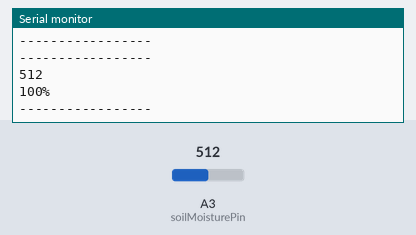
A sketch run on a simulated Arduino Uno, built with avr-gcc and run on an emulated ATmega328P. Parts: the last lines printed to the serial monitor. Inputs (shaded band) come from the test bench; at power-on: A3 (soilMoisturePin) = 512.

Above: at 1.8 s.
1.9 s: A3 (soilMoisturePin) set to 716
At 2.8 s:
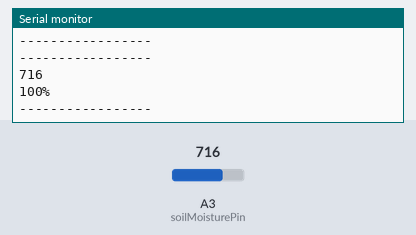
3.4 s: A3 (soilMoisturePin) set to 900
At 4.4 s:
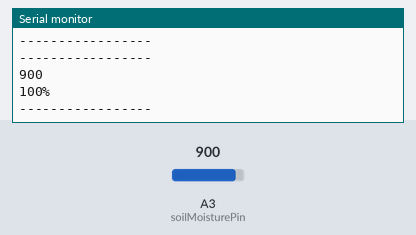
Timing chart, 0 to 6.4 s (numbered marks = the images above; inputs shaded):
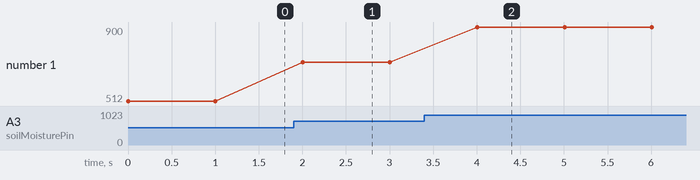

Measured:
- after the input at 1.9 s, the serial monitor: prints a new line after 0.10 s (image 1)
- after the input at 3.4 s, the serial monitor: prints a new line after 0.61 s (image 2)
- plotted number 1: 512 → 716 after the input at 1.9 s, 716 → 900 after the input at 3.4 s

The sketch:

soilMoistCalibrate.ino
```cpp
#define soilMoisturePin A3

const int AirValue = 2700;   //you need to replace this value with Value_1
const int WaterValue = 1320;  //you need to replace this value with Value_2

int soilMoistureValue = 0;
int soilmoisturepercent = 0;


void setup() {
  Serial.begin(115200); // open serial port, set the baud rate to 9600 bps
}

void loop() {
  soilMoistureValue = analogRead(soilMoisturePin);  //put Sensor insert into soil
  soilmoisturepercent = map(soilMoistureValue, AirValue, WaterValue, 0, 100);

  if(soilmoisturepercent > 100){
    soilmoisturepercent = 100;
  }
  else if(soilmoisturepercent <0) {
    soilmoisturepercent = 0;
  }

  Serial.println("-----------------");
  Serial.println(soilMoistureValue);
  Serial.print(soilmoisturepercent);
  Serial.println("%");
  Serial.println("-----------------");

  delay(1000);
}

// void soilMoisture_update(){
//   // soilMoistureValue = analogRead(soilMoisturePin);
//   soilMoistureValue = analogRead(soilMoisturePin)*470/2480;
//   moisturePercentage = map(soilMoistureValue, AirValue, WaterValue, 0, 100);
// }
```
